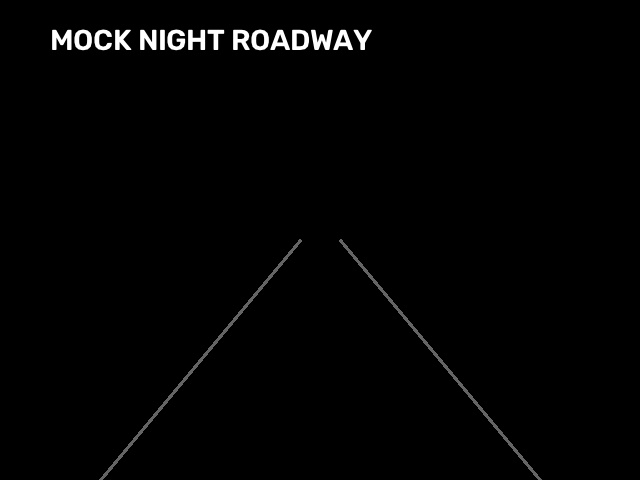
#> input picture NightVision-AI/data/images/night_road.jpg, 640 x 480 px
$ python -i night_enhancer.py   (imports and definitions only)
#> lines starting #> are read from the running program, lines starting #| are printed output that depends on the picture; after the words box and inside, x2 and y2 are one past the last pixel; in counts of white or black regions, pixels touching at a corner belong together
import os
import time
import tempfile
import cv2
import numpy as np

# Required Environment Setup (cross-platform temp dir)
_ultralytics_dir = os.path.join(tempfile.gettempdir(), "Ultralytics")
os.environ["YOLO_CONFIG_DIR"] = _ultralytics_dir
# [1 line not run here, left out]

try:
    import torch
    import torch.nn as nn
    import torch.nn.functional as F
    HAS_TORCH = True
except ImportError:
    HAS_TORCH = False

class ZeroDCEPlusModel(nn.Module if HAS_TORCH else object):
    """
    Zero-DCE++ (Zero-Reference Deep Curve Estimation for Low-Light Enhancement).
    Uses depthwise separable convolutions to estimate pixel-wise higher-order curves.
    """
    # [48 lines left out: functions __init__, forward, not called in this run]


class AINightVisionEnhancer:
    """
    AI-Powered Low-Light Image Enhancement Pipeline for NightVision AI.
    Memory-Optimized for Render 512MB RAM environments.
    """
    def __init__(self):
        self.device = "cpu"
        self.model_name = "Adaptive Retinex Curve AI"
        self.model = None
        self.mode_override = "Auto"
        self._init_ai_models()
#> (the call stopped at in _init_ai_models, `if torch.cuda.is_available():`: torch is not available in this run)
#> further down, picture is the input picture: shape (480, 640, 3); min 0, max 255, mean 3.3
#> (the call stopped at in _init_ai_models, `if torch.cuda.is_available():`: torch is not available in this run)

    def _init_ai_models(self):
        if HAS_TORCH:
            try:
                if torch.cuda.is_available():
                    self.device = "cuda"
                    self.model_name = "Zero-DCE++ (Deep Curve AI)"
                    self.model = ZeroDCEPlusModel(scale_factor=1)
                    self.model.eval()
                    self.model = self.model.cuda()
                    print("[AINightVisionEnhancer] Loaded Zero-DCE++ AI Low-Light Model on CUDA GPU.")
                else:
                    self.device = "cpu"
                    self.model = None
                    self.model_name = "Adaptive Retinex Curve Engine (CPU Fast)"
                    print("[AINightVisionEnhancer] Low-Memory CPU Mode: Adaptive Retinex Curve Active.")
            except Exception as e:
                self.model = None
                self.model_name = "Adaptive Retinex Curve Engine"

    # [4 lines left out: function set_mode, not called in this run]

    def analyze_luminance(self, frame: np.ndarray) -> float:
        if frame is None or frame.size == 0:
            return 128.0
        gray = cv2.cvtColor(frame, cv2.COLOR_BGR2GRAY)
        return float(np.mean(gray))

    def enhance_frame(self, frame: np.ndarray, user_mode: str = None) -> tuple[np.ndarray, dict]:
        t0 = time.perf_counter()

        if frame is None or frame.size == 0:
            return frame, {"enhancement_model": self.model_name, "mode": "Off", "luminance": 128.0, "latency_ms": 0.0}

        mode = user_mode or self.mode_override
        mean_lum = self.analyze_luminance(frame)
#> mean_lum = 3.31

        # Skip enhancement if lighting is sufficient (>100 cd/m²)
        if mode == "Auto":
            if mean_lum >= 100.0:
                effective_mode = "Daylight"
            elif mean_lum >= 65.0:
                effective_mode = "Evening"
            elif mean_lum >= 30.0:
                effective_mode = "Night"
            else:
                effective_mode = "Extreme Dark"
        else:
            effective_mode = mode

        if effective_mode in ["Day", "Daylight"]:
            t1 = time.perf_counter()
            return frame, {
                "enhancement_model": "Pass-Through (Daylight)",
                "mode": "Daylight",
                "luminance": round(mean_lum, 1),
                "latency_ms": round((t1 - t0) * 1000, 2),
            }

        # Apply Fast Adaptive Retinex Curve or Zero-DCE++ on CUDA
        try:
            if HAS_TORCH and self.model is not None and self.device == "cuda":
                rgb = cv2.cvtColor(frame, cv2.COLOR_BGR2RGB)
                rgb_norm = (rgb.astype(np.float32) / 255.0)
                tensor_in = torch.from_numpy(rgb_norm).permute(2, 0, 1).unsqueeze(0).cuda()

                with torch.no_grad():
                    enhanced_tensor, _ = self.model(tensor_in)

                out_img = enhanced_tensor.cpu().squeeze(0).permute(1, 2, 0).numpy()
                out_img = np.clip(out_img * 255.0, 0, 255).astype(np.uint8)
                enhanced = cv2.cvtColor(out_img, cv2.COLOR_RGB2BGR)
            else:
                enhanced = self._adaptive_retinex_curve(frame, effective_mode)
        except Exception:
            enhanced = self._adaptive_retinex_curve(frame, effective_mode)

        # Highlight Protection (Prevent overexposing headlights, streetlamps)
        gray_orig = cv2.cvtColor(frame, cv2.COLOR_BGR2GRAY)
        highlight_mask = cv2.threshold(gray_orig, 220, 255, cv2.THRESH_BINARY)[1]
        if np.any(highlight_mask):
            highlight_mask = cv2.GaussianBlur(highlight_mask, (15, 15), 0)
            alpha = (highlight_mask.astype(np.float32) / 255.0)[:, :, None]
            enhanced = (frame.astype(np.float32) * alpha + enhanced.astype(np.float32) * (1.0 - alpha)).astype(np.uint8)

        t1 = time.perf_counter()
        latency_ms = round((t1 - t0) * 1000, 2)

        return enhanced, {
            "enhancement_model": self.model_name,
            "mode": effective_mode,
            "luminance": round(mean_lum, 1),
            "latency_ms": latency_ms,
        }

    def _adaptive_retinex_curve(self, frame: np.ndarray, mode: str) -> np.ndarray:
#> called with mode = 'Extreme Dark'
        lab = cv2.cvtColor(frame, cv2.COLOR_BGR2LAB)
#> lab: shape (480, 640, 3); mean of channels 0, 1, 2 3.4, 128, 128
        l, a, b = cv2.split(lab)
#> a: shape (480, 640); every value is 128

        if mode == "Extreme Dark":
            clip = 3.2
            gamma = 1.5
        elif mode == "Night":
            clip = 2.2
            gamma = 1.3
        else:
            clip = 1.6
            gamma = 1.1

        clahe = cv2.createCLAHE(clipLimit=clip, tileGridSize=(8, 8))
        l_enhanced = clahe.apply(l)

        inv_gamma = 1.0 / gamma
        table = np.array([((i / 255.0) ** inv_gamma) * 255 for i in range(256)]).astype("uint8")
        l_enhanced = cv2.LUT(l_enhanced, table)

        enhanced_lab = cv2.merge((l_enhanced, a, b))
#> enhanced_lab: shape (480, 640, 3); mean of channels 0, 1, 2 18.6, 128, 128
        return cv2.cvtColor(enhanced_lab, cv2.COLOR_LAB2BGR)
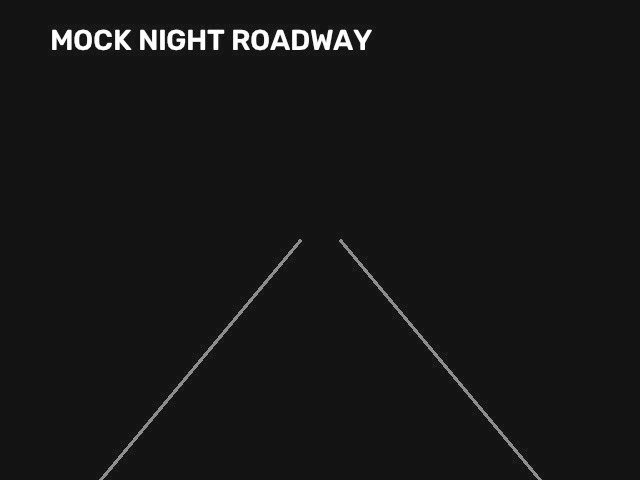
#> returned value: shape (480, 640, 3); mean B, G, R 22.4, 22.4, 22.4


night_enhancer = AINightVisionEnhancer()

>>> import cv2
>>> picture = cv2.imread('../../../NightVision-AI/data/images/night_road.jpg')
>>> result = AINightVisionEnhancer().enhance_frame(picture)
#> in enhance_frame, `highlight_mask = cv2.threshold(gray_orig, 220, 255, cv2.THRESH_BINARY)..`:
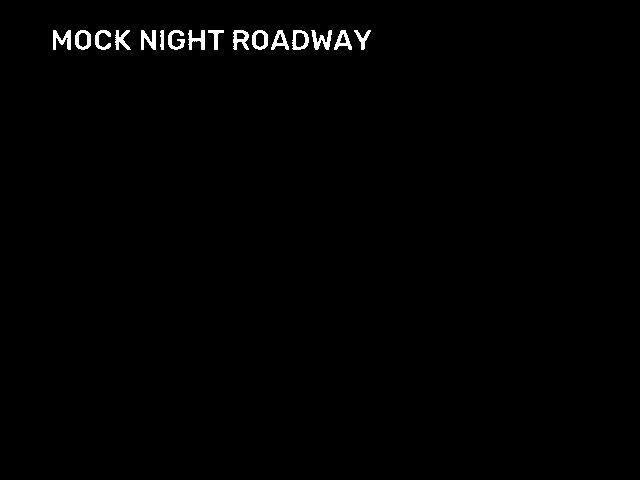
#> highlight_mask: shape (480, 640); 0.85% white; 16 white regions, largest, box (x1, y1, x2, y2) and area: (311, 30, 332, 50) 207, (53, 30, 71, 50) 202, (141, 30, 156, 50) 187
